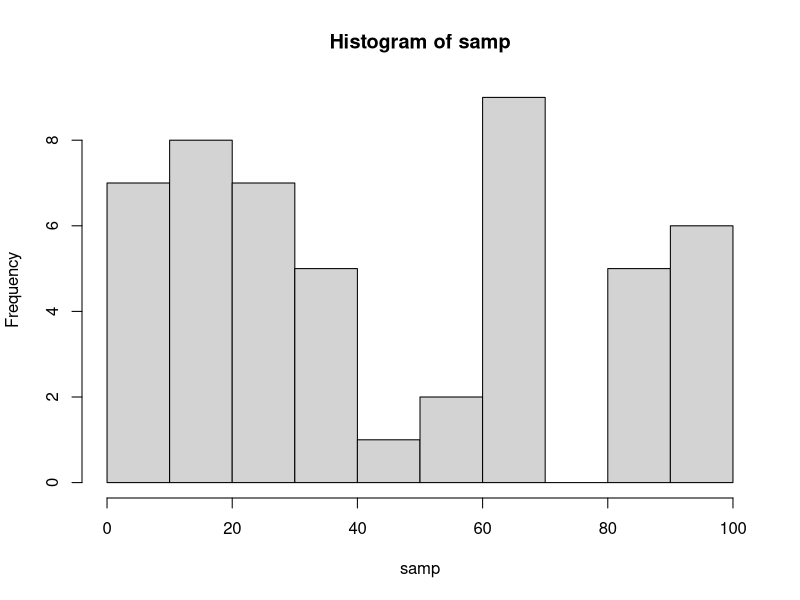
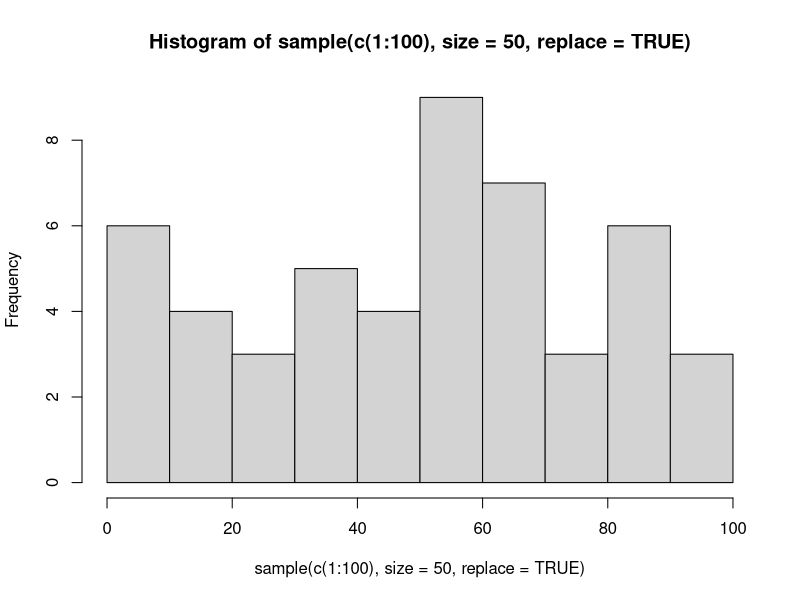

The R script that drew these images, in order:
## ---- chunk 1

samp = sample(c(1:100), size=50, replace = TRUE)
hist(samp)



## ---- chunk 2

hist(sample(c(1:100), size=50, replace=TRUE))


